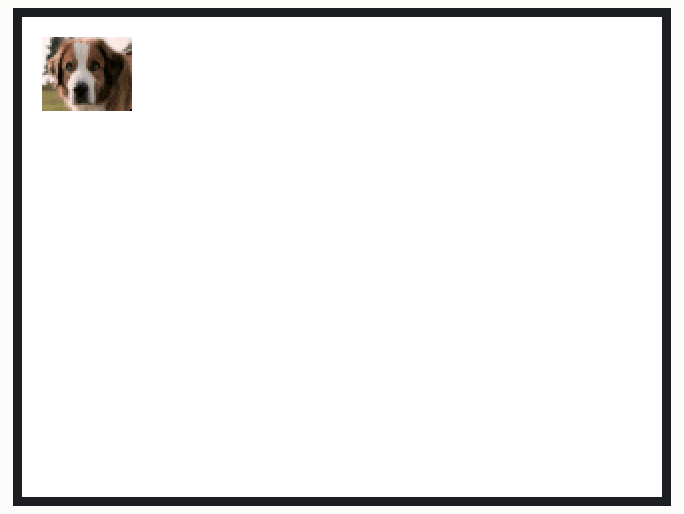
Simulated run of this sketch. Board: ESP32. On the bench: 320×240 colour display. What the sketch prints to the serial monitor is not drawn.

Above: at 0.3 s.
At 2.4 s:
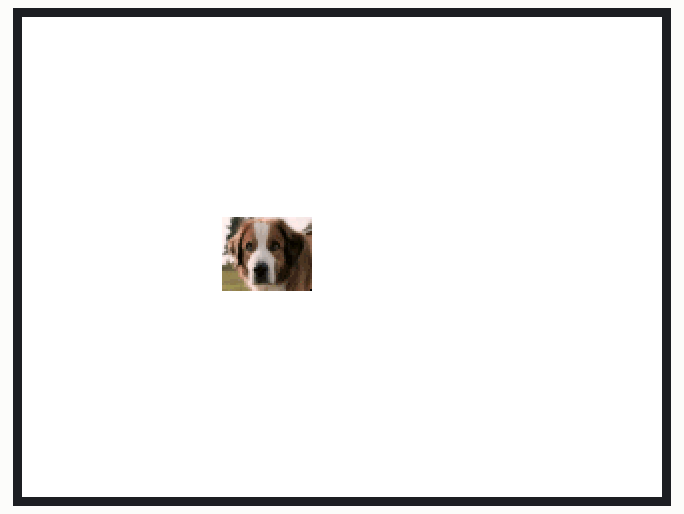
At 4.4 s:
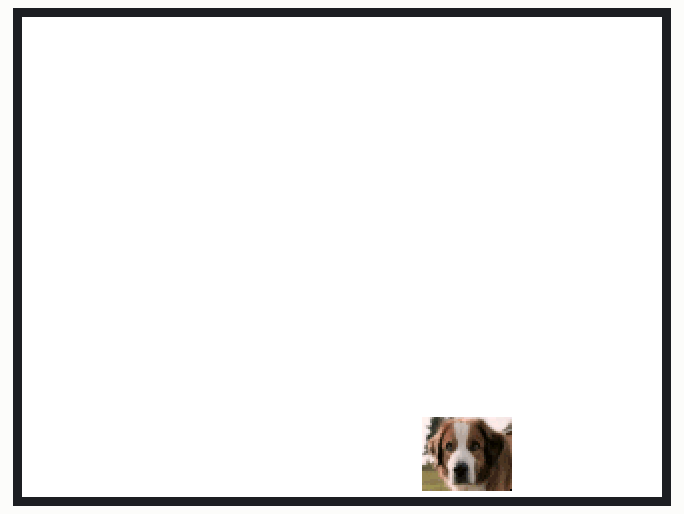

The sketch:

Bitmap_Display.ino
```cpp
#include <MCUFRIEND_kbv.h>

MCUFRIEND_kbv tft;

extern const uint16_t PROGMEM t030rs[1665];

#define BLACK 0x0000
#define WHITE 0xFFFF
#define RED   0xF800
#define BLUE  0x001F

void setup()
{
    // put your setup code here, to run once:
    Serial.begin(9600);
    uint16_t ID = tft.readID();
    Serial.println(ID, HEX);
    tft.begin(ID);
    tft.fillScreen(WHITE);
    //tft.drawRGBBitmap(10, 10, t030rs, 45, 37);
    tft.setRotation(1);
}

void loop()
{

    tft.drawRGBBitmap(10, 10, t030rs, 45, 37);
    delay(2000);
    tft.fillScreen(WHITE);
    tft.drawRGBBitmap(100, 100, t030rs, 45, 37);
    delay(2000);
    tft.fillScreen(WHITE);
    tft.drawRGBBitmap(200, 200, t030rs, 45, 37);
    delay(2000);
    tft.fillScreen(WHITE);
}
```

Source omitted: t030rs.c (data table, 16397 bytes)

Measured:
- by itself, everything shown: repeats every 6.2 s, in 4 steps
- what the display in image 1 shows lasts 2.1 s, from 2.3 s to 4.4 s
- what the display in image 2 shows lasts 2.0 s, from 4.4 s to 6.4 s
